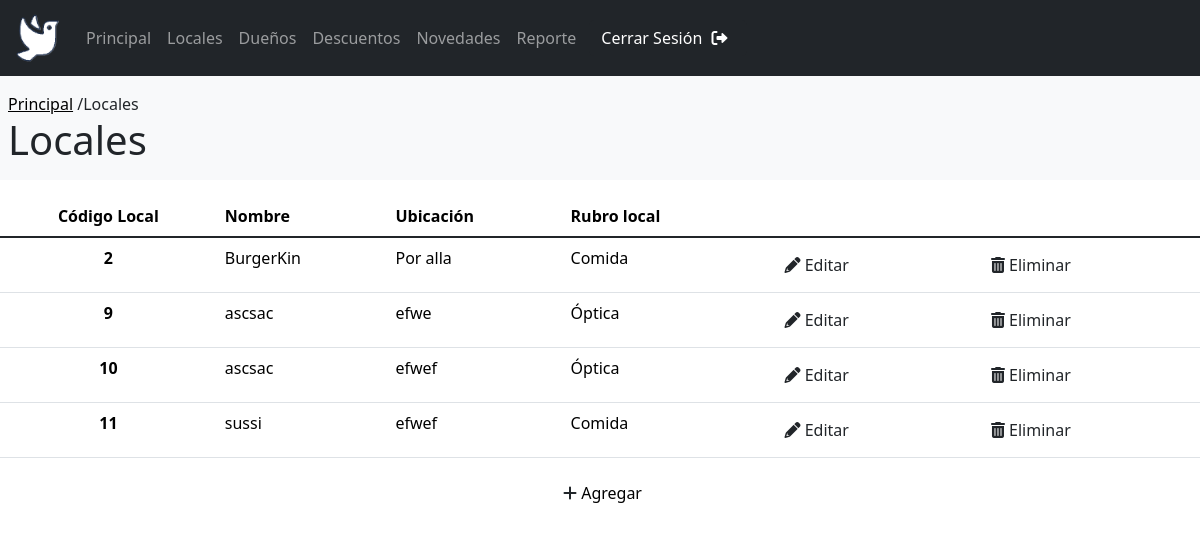
The page /PaginaAdmin/LocalesAdmin.php (signed in) on the database its author committed.
### tables this page shows
CREATE TABLE `locales` (
  `id` int(11) NOT NULL,
  `nombre` varchar(255) NOT NULL,
  `descripcion` longtext NOT NULL,
  `imagen_url` longtext NOT NULL,
  `rubroLocal` varchar(20) NOT NULL,
  `ubicacionLocal` varchar(50) NOT NULL,
  `codUsuario` int(10) UNSIGNED NOT NULL,
  `estado` tinyint(1) NOT NULL COMMENT '1: activo\r\n0: dado de baja'
);

### PaginaAdmin/LocalesAdmin.php (the view, shortened to what this page needs)
<?php
  include('../BasesDeDatos/UnicaBaseDeDatos.php');?>
<!DOCTYPE html>
<html lang="es">
<head>
    <link rel="stylesheet" href="EstiloParaTablas.css">
    <link rel="stylesheet" href="EstiloParaTitulos.css">
    <link href="https://cdn.jsdelivr.net/npm/bootstrap@5.3.3/dist/css/bootstrap.min.css" rel="stylesheet">
    <link href="https://cdnjs.cloudflare.com/ajax/libs/font-awesome/6.0.0/css/all.min.css" rel="stylesheet">
    <link rel="stylesheet" href="https://cdn.jsdelivr.net/npm/sweetalert2@11/dist/sweetalert2.min.css">
</head>
<body>
  <?php
      include("headerAdmin.php");
  ?>
  <div class="contenedor1">
    <p id="Home"><a id="linkHome" href="PrincipalAdmin.php">Principal</a> /Locales</p>
    <h1 id="titulo">Locales</h1>
  </div>
  <div class="conteiner">
     <table id="sinMargen" class="table">
        <thead>
          <tr>
           <th scope="col" class="text-center">Código Local</th>
            <th scope="col">Nombre</th>
            <th scope="col">Ubicación</th>
            <th scope="col">Rubro local</th>
            <th scope="col">&nbsp;</th>
            <th scope="col">&nbsp;</th>
          </tr>
        </thead>
        <tbody class="table-group-divider">
          <?php
            $consulta = "SELECT * FROM locales";
            $resultado = mysqli_query($conn, $consulta);
            while ($fila = mysqli_fetch_assoc($resultado)) {?>
              <tr>
                <th scope="row" class="text-center">
              <?php
            if( $fila['estado'] == false){
              echo "<div style='color: red'>{$fila['id']}</div>";
            }else{
              echo $fila['id'];
            }
                ?></th>
            <td><?php echo $fila['nombre']?></td>
            <td><?php echo $fila['ubicacionLocal']?></td>
            <td><?php echo $fila['rubroLocal']?></td>
            <td>
              <form action="EditarLocales.php" method="get">
                <button id="botonLapiz" class="btn" type="submit" name= "editar" value="<?php echo $fila['id'] ?>"> <i class="fas fa-pencil-alt "></i> Editar</button>
              </form>
            </td>
          <?php
            if($fila['estado'] == 1){?>
          <td>
              <form action="<?php htmlspecialchars($_SERVER["PHP_SELF"])?>" method="get">
                <button id="botonCesto" class="btn" type="submit" name="eliminar" value="<?php echo $fila['id'] ?>"> <i class="fas fa-trash-alt"></i> Eliminar</button>
              </form>
            </td>
            <?php }?>
          </tr>
        <?php } ?>
        </tbody>
      </table>
      <div class="contenedorBoton">
        <button id="botonPlus" class="btn"><i class="fas fa-plus iconoVerde"></i><a id="link" href="CrearLocales.php"> Agregar</a></button>
      </div>
  </div>
</body>
</html>

### PaginaAdmin/EstiloParaTablas.css (style rules this page uses)
.conteiner { display: flex; margin:auto; margin-top: 1em; margin-bottom: 2em; align-items: center; justify-content: left; flex-direction: column; }
#link { text-decoration: none; color: black; }
#sinMargen { margin-bottom: 0; }
#botonLapiz { transition: transform 0.5s ease-in; transition: background-color 0.5s ease-in; }
#botonCesto { transition: transform 0.5s ease-in; transition: background-color 0.5s ease-in; }
.contenedorBoton { display: flex; margin-top: 1em; margin-bottom: 1em; }
#botonPlus { transition: transform 0.5s ease-in; transition: background-color 0.5s ease-in; }

### PaginaAdmin/EstiloParaTitulos.css (style rules this page uses)
#Home { margin-bottom: 0px; }
#linkHome { text-decoration: underline black; color: black; }
.contenedor1 { padding-top: 1em; padding-bottom: 0.5em; padding-left: 0.5em; background-color: #f8f9fa; }

### PaginaAdmin/headerAdmin.php (style rules this page uses)
i { padding-left: 5px; }

### rows shown on the page
locales: id "2", nombre "BurgerKin", ubicacionLocal "Por alla", rubroLocal "Comida"
locales: id "9", nombre "ascsac", ubicacionLocal "efwe", rubroLocal "Óptica"
locales: id "10", nombre "ascsac", ubicacionLocal "efwef", rubroLocal "Óptica"
locales: id "11", nombre "sussi", ubicacionLocal "efwef", rubroLocal "Comida"
